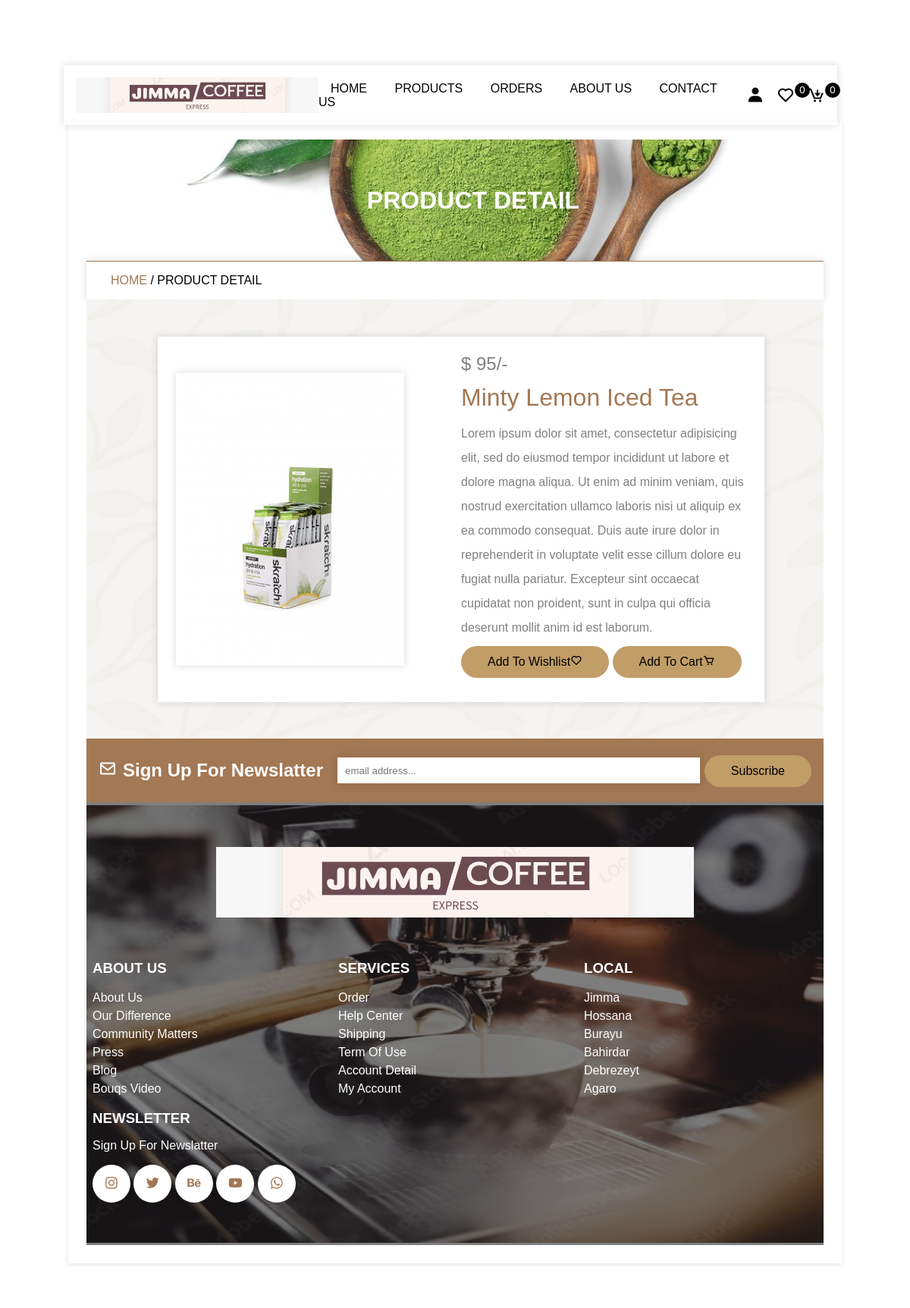
The page /store/view_page.php?pid=wrJTrzoHsuEwr7hGi3R6 on the database its author committed.
### tables this page shows
CREATE TABLE `products` (
  `id` varchar(255) NOT NULL,
  `name` varchar(255) NOT NULL,
  `price` varchar(255) NOT NULL,
  `image` varchar(255) NOT NULL,
  `product_detail` varchar(500) NOT NULL,
  `status` varchar(100) NOT NULL
);

### store/view_page.php (the view, shortened to what this page needs)
<?php
include 'components/connection.php';
?>
<link rel="stylesheet" href="style.css">
<!DOCTYPE html>
<html lang="en">
<head>
	<link href='https://unpkg.com/boxicons@2.1.4/css/boxicons.min.css' rel='stylesheet'>
</head>
<body>
	<?php include 'components/header.php'; ?>
	<div class="main">
		<div class="banner">
			<h1>product detail</h1>
		</div>
		<div class="title2">
			<a href="home.php">home </a><span>/ product detail</span>
		</div>
		<section class="view_page">
			<?php
if (isset($_GET['pid'])) {
	$pid = $_GET['pid'];
	$select_products = $conn->prepare("SELECT * FROM `products` WHERE id = ?");
	$select_products->execute([$pid]);
	if ($select_products->rowCount() > 0) {
		while ($fetch_products = $select_products->fetch(PDO::FETCH_ASSOC)) {
?>
			<form method="post">
				<img src="image/<?php echo $fetch_products['image']; ?>">
				<div class="detail">
					<div class="price">$
						<?php echo $fetch_products['price']; ?>/-
					</div>
					<div class="name">
						<?php echo $fetch_products['name']; ?>
					</div>
					<div class="detail">
						<p>Lorem ipsum dolor sit amet, consectetur adipisicing elit, sed do eiusmod
							tempor incididunt ut labore et dolore magna aliqua. Ut enim ad minim veniam,
							quis nostrud exercitation ullamco laboris nisi ut aliquip ex ea commodo
							consequat. Duis aute irure dolor in reprehenderit in voluptate velit esse
							cillum dolore eu fugiat nulla pariatur. Excepteur sint occaecat cupidatat non
							proident, sunt in culpa qui officia deserunt mollit anim id est laborum.</p>
					</div>
					<div class="button">
						<button type="submit" name="add_to_wishlist" class="btn">add to wishlist<i
								class="bx bx-heart"></i></button>
						<button type="submit" name="add_to_cart" class="btn">add to cart<i
								class="bx bx-cart"></i></button>
					</div>
				</div>
			</form>
			<?php
		}
	}
}
?>
		</section>
		<?php include 'components/footer.php'; ?>
	</div>
</body>
</html>

### store/style.css (style rules this page uses)
* { margin: 0; padding: 0; box-sizing: border-box; }
:root { --green: #a37854; --light-green: #c19d67; --box-shadow: 0 0 10px rgb(0 0 0/15%); }
html { font-size: 16px; -ms-overflow-style: scrollbar; -webkkit-tap-highlight-color: transparent; font-family: sans-serif; --ms-text-size-adjust: 100%; -webkit-text-size-djust: 100%; }
body { background-image: url("img/body-bg.jpg"); width: 100%; }
.main { width: 85vw; background: #fff; box-shadow: 0 2px 6px 0 rgb(0 0 0 / 10%); margin: 1rem auto; margin-top: 10rem; padding: 2%; }
a { text-decoration: none; }
.btn { line-height: 2; background-color: #c19d67; padding: 5px 35px; display: inline-block; border-radius: 30px; color: #000; text-transform: capitalize; font-family: inherit; font-size: 16px; cursor: pointer; user-select: none; position: relative; overflow: hidden; vertical-align: middle; transition: color 0.3s ease; z-index: 2; }
.btn::before { position: absolute; content: ""; left: 0; top: 0; background: var(--green); height: 100%; width: 0; z-index: -1; transition: width 0.3s ease; }
button { background: transparent; border: none; outline: none; cursor: pointer; }
.banner { background-image: url("img/banner.jpg"); background-size: cover; background-position: center; background-color: var(--green); width: 100%; height: 20vh; text-align: center; display: flex; justify-content: center; align-items: center; }
.banner h1 { text-transform: uppercase; color: #fff; margin-left: 3rem; }
.title2 { border-top: 1px solid var(--green); padding: 1rem 2rem; text-transform: uppercase; box-shadow: var(--box-shadow); }
.title2 a { color: var(--green); }
.view_page { padding: 5% 8%; background-image: url("img/bg.jpg"); }
.view_page form { display: grid; grid-template-columns: repeat(auto-fit, minmax(35px, 1fr)); justify-content: center; align-items: center; box-shadow: var(--box-shadow); background: #fff; margin-left: 1rem; padding: 1.5rem; }
.view_page form img { padding: 0.5rem; box-shadow: var(--box-shadow); }
.view_page form .name { font-size: 2rem; text-transform: capitalize; color: var(--green); }
.view_page form .price { font-size: 24px; line-height: 1; }
.view_page form .detail { font-size: 16px; color: gray; line-height: 2; margin-bottom: 0.5rem; }
.view_page .btn { background: var(--light-green); cursor: pointer; }

### rows shown on the page
products: image (picture), price "95", name "Minty Lemon Iced Tea"

### other values the page prints
$total_wishlist_items "0"
$total_cart_items "0"
